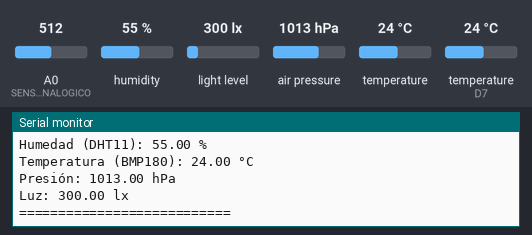
The sketch below on a simulated ESP8266 (NodeMCU). On the bench: the last lines printed to the serial monitor. The inputs (shaded band) are chosen by the test bench; at power-on: humidity 55 %, light level 300 lx, A0 (SENSOR_ANALOGICO) = 512, air pressure 1013 hPa, temperature (sensor on D7) 24 °C, temperature 24 °C.

Above: at 1.2 s.
1.3 s: humidity set to 22 %
2.8 s: light level set to 40 lx
4.3 s: A0 (SENSOR_ANALOGICO) set to 716
At 4.9 s:
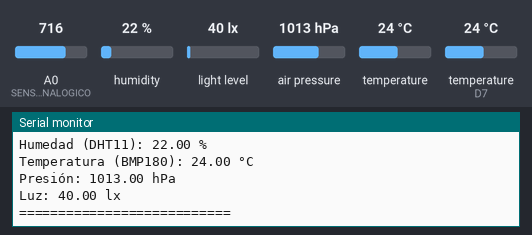
5.8 s: air pressure set to 952 hPa
At 7.1 s:
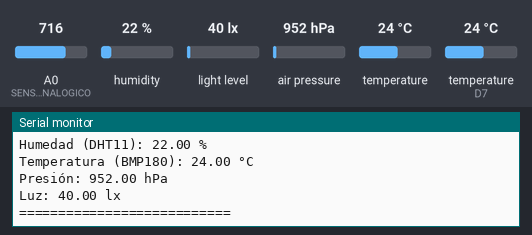

The sketch:

04_BMP180.ino
```cpp
#include <Wire.h>            // Librería para I2C
#include <BMP180I2C.h>       // Librería corregida para BMP180
#include <BH1750.h>          // Sensor de luz
#include <DHT.h>             // Sensor DHT11

// 🔹 Pines del multiplexor CD4052B
#define S0 D5
#define S1 D6
#define SENSOR_ANALOGICO A0  // Única entrada analógica del ESP8266

// 🔹 Pines del DHT11
#define DHTPIN D7
#define DHTTYPE DHT11
DHT dht(DHTPIN, DHTTYPE);

// 🔹 Sensores I2C
BMP180I2C bmp(0x77);    // Dirección I2C del BMP180
BH1750 lightMeter;    // Objeto para BH1750

// 🔹 Factor de calibración del ACS712
#define SENSITIVITY 0.185  // Para la versión de 5A

// 🔹 Configuración del multiplexor
void seleccionarCanal(int canal) {
    digitalWrite(S0, canal & 0x01);
    digitalWrite(S1, (canal >> 1) & 0x01);
}

// 🔹 Leer corriente con ACS712
float leerCorriente(int canal) {
    seleccionarCanal(canal);
    delay(5);
    float suma = 0;
    int muestras = 50;
    for (int i = 0; i < muestras; i++) {
        suma += analogRead(SENSOR_ANALOGICO);
    }
    float promedio = suma / muestras;
    float voltaje = promedio * (3.3 / 1024.0);
    float corriente = (voltaje - 2.5) / SENSITIVITY;
    return corriente;
}

// 🔹 Leer voltaje del panel solar
float leerVoltaje() {
    seleccionarCanal(3);
    delay(5);
    float suma = 0;
    int muestras = 50;
    for (int i = 0; i < muestras; i++) {
        suma += analogRead(SENSOR_ANALOGICO);
    }
    float promedio = suma / muestras;
    float voltaje = (promedio * 3.3 / 1024.0) * 5.7; // Factor de divisor resistivo
    return voltaje;
}

void setup() {
    Serial.begin(115200);
    Serial.println("Iniciando sensores...");

    // 🔹 Configurar pines del multiplexor
    pinMode(S0, OUTPUT);
    pinMode(S1, OUTPUT);

    // 🔹 Iniciar DHT11
    dht.begin();

    // 🔹 Iniciar I2C y sensores
    Wire.begin(D2, D1);

    // 🔹 Iniciar BMP180
    if (!bmp.begin()) {
        Serial.println("Error: No se detectó el BMP180");
        while (1);
    }

    // 🔹 Iniciar BH1750
    lightMeter.begin(BH1750::CONTINUOUS_HIGH_RES_MODE);
}

void loop() {
    // 🔹 Leer sensores de corriente
    float corrientePanel = leerCorriente(0);
    float corrienteBateria = leerCorriente(1);
    float corrienteCarga = leerCorriente(2);

    // 🔹 Leer voltaje del panel solar
    float voltajePanel = leerVoltaje();

    // 🔹 Calcular potencia del panel
    float potenciaPanel = corrientePanel * voltajePanel;

    // 🔹 Leer temperatura y humedad del DHT11
    float temperaturaDHT = dht.readTemperature();
    float humedad = dht.readHumidity();

    // 🔹 Leer presión y temperatura del BMP180
    float temperaturaBMP = 0;
    float presion = 0;

    if (bmp.measureTemperature()) {
        temperaturaBMP = bmp.getTemperature();
    } else {
        Serial.println("Error al leer temperatura BMP180");
    }

    if (bmp.measurePressure()) {
        presion = bmp.getPressure();
    } else {
        Serial.println("Error al leer presión BMP180");
    }

    // 🔹 Leer luz en lux del BH1750
    float lux = lightMeter.readLightLevel();

    // 🔹 Mostrar datos en Serial Monitor
    Serial.println("===== MONITOREO SOLAR =====");
    Serial.print("Corriente Panel: "); Serial.print(corrientePanel); Serial.println(" A");
    Serial.print("Corriente Batería: "); Serial.print(corrienteBateria); Serial.println(" A");
    Serial.print("Corriente Carga: "); Serial.print(corrienteCarga); Serial.println(" A");

    Serial.print("Voltaje Panel: "); Serial.print(voltajePanel); Serial.println(" V");
    Serial.print("Potencia Panel: "); Serial.print(potenciaPanel); Serial.println(" W");

    Serial.print("Temperatura (DHT11): "); Serial.print(temperaturaDHT); Serial.println(" °C");
    Serial.print("Humedad (DHT11): "); Serial.print(humedad); Serial.println(" %");

    Serial.print("Temperatura (BMP180): "); Serial.print(temperaturaBMP); Serial.println(" °C");
    Serial.print("Presión: "); Serial.print(presion / 100.0); Serial.println(" hPa");

    Serial.print("Luz: "); Serial.print(lux); Serial.println(" lx");

    Serial.println("===========================");

    delay(2000);  // Esperar 2 segundos antes de la siguiente lectura
}
```

Measured:
- after the input at 5.8 s, the serial monitor: prints a new line after 0.56 s (image 2)
